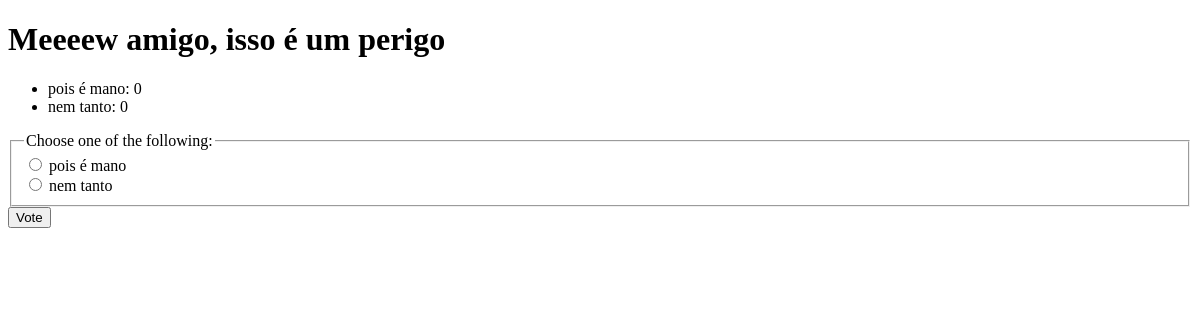
Page /polls/1/ on the earlier database version.
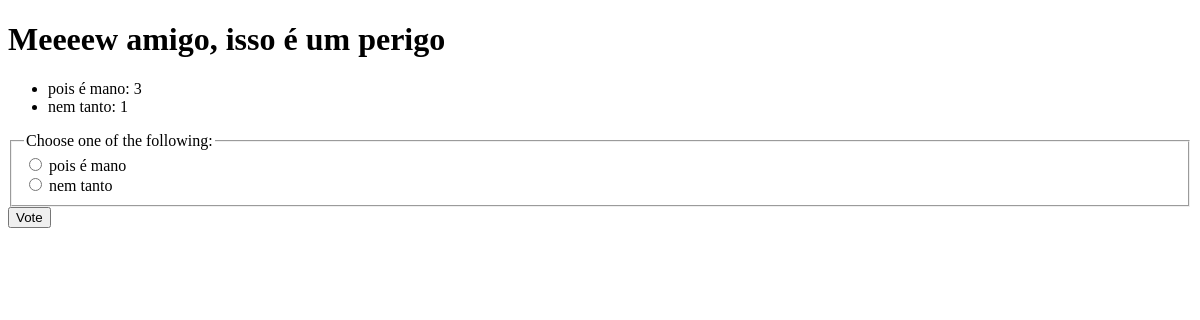
Same page on the later database version.
### polls/models.py (models this page shows, shortened)
class Question(models.Model):
    question_text = models.CharField(max_length=200)
    pub_date = models.DateTimeField('date published')

class Choice(models.Model):
    question = models.ForeignKey(Question, on_delete=models.CASCADE)
    choice_text = models.CharField(max_length=200)
    votes = models.IntegerField(default=0)

### polls/views.py (the view)
# urls.py: path("<int:pk>/", views.DetailView.as_view(), name="detail"),
class DetailView (generic.DetailView):
    model = Question
    template_name = "polls/detail.html"
    def get_queryset(self):
        return Question.objects.filter(pub_date__lte=timezone.now())

### polls/templates/polls/detail.html (shortened to what this page needs)
<!DOCTYPE html>
<html lang="en">
<head>
</head>
<body>
    <h1>{{ question.question_text }}</h1>
    <ul>
        {% for choice in question.choice_set.all %}
            <li>
                {{ choice.choice_text }}: {{ choice.votes }}
            </li>
        {% endfor %}
    </ul>
    <form action="{% url 'polls:vote' question.id %}" method="post">
        <fieldset>
            <legend>Choose one of the following:</legend>
            {% for choice in question.choice_set.all %}
                <input type="radio" name="choice" value="{{ choice.id }}" id="choice{{ forloop.counter }}">
                <label for="choice{{forloop.counter}}">
                    {{ choice.choice_text }}
                </label><br>
            {% endfor %}
        </fieldset>
        <input type="submit" value="Vote">
    </form>
</body>
</html>

Differences in the rows shown:
changed Choice "pois é mano": votes "0" → "3"
changed Choice "nem tanto": votes "0" → "1"
